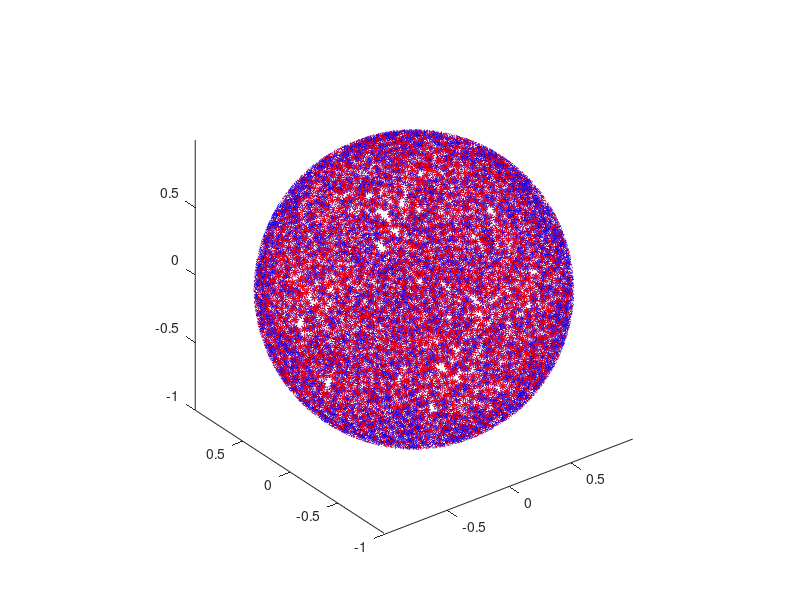

MATLAB code to generate this figure: (Note: this script raises an error after producing the figure.)
%+========================================================================+
%|                                                                        |
%|            This script uses the GYPSILAB toolbox for Matlab            |
%|                                                                        |
%| COPYRIGHT : Matthieu Aussal (c) 2015-2017.                             |
%| PROPERTY  : Centre de Mathematiques Appliquees, Ecole polytechnique,   |
%| route de Saclay, 91128 Palaiseau, France. All rights reserved.         |
%| LICENCE   : This program is free software, distributed in the hope that|
%| it will be useful, but WITHOUT ANY WARRANTY. Natively, you can use,    |
%| redistribute and/or modify it under the terms of the GNU General Public|
%| License, as published by the Free Software Foundation (version 3 or    |
%| later,  http://www.gnu.org/licenses). For private use, dual licencing  |
%| is available, please contact us to activate a "pay for remove" option. |
%| CONTACT   : matthieu.aussal@polytechnique.edu                          |
%| WEBSITE   : www.cmap.polytechnique.fr/~aussal/gypsilab                 |
%|                                                                        |
%| Please acknowledge the gypsilab toolbox in programs or publications in |
%| which you use it.                                                      |
%|________________________________________________________________________|
%|   '&`   |                                                              |
%|    #    |   FILE       : nrtHmxBuilder.m                               |
%|    #    |   VERSION    : 0.30                                          |
%|   _#_   |   AUTHOR(S)  : Matthieu Aussal                               |
%|  ( # )  |   CREATION   : 14.03.2017                                    |
%|  / 0 \  |   LAST MODIF : 31.10.2017                                    |
%| ( === ) |   SYNOPSIS   : Build H-Matrix and compare to full product    |
%|  `---'  |                                                              |
%+========================================================================+

% Nettoyage
clear all
close all
clc

% Library path
addpath('../../openFem')
addpath('../../openHmx')

% Mise en route du calcul paralelle 
% matlabpool; 
% parpool

% Spheres unitaires
unit = @(u) u ./ sqrt(sum(u.^2,2)*ones(1,size(u,2)));


%%%%%%%%%%%%%%%%%%%%%%%%%%%%%%% DEFINITIONS %%%%%%%%%%%%%%%%%%%%%%%%%%%%%%%
% Type de donnees
type = 'double'

% Precision
tol = 1e-3

% Nombre d'onde et frequence (Hz)
k = 7
f = (k*340)/(2*pi);

% Nuage de point recepteurs X
Nx = 1e4
X  = -1 + 2*rand(Nx,3,type);
X  = unit(X);

% Nuage de point emmeteurs Y
% Ny = 2e3 
% Y  = -1 + 2*rand(Ny,3);
% Y  = -5 + Y;
Ny = Nx
Y  = X;

% Potentiel en Y
V = -(1+1i) + 2*(rand(Ny,1,type) + 1i*rand(Ny,1,type));

% Green kernel function --> G(x,y) = exp(ik|x-y|)/|x-y| 
Gxy = @(X,Y) femGreenKernel(X,Y,'[exp(ikr)/r]',k);

% Representation graphique
figure
plot3(X(:,1),X(:,2),X(:,3),'*b',Y(:,1),Y(:,2),Y(:,3),'*r')
axis equal 



%%%%%%%%%%%%%%%%%%%%%%%%%%%%%% CALCUL DIRECT %%%%%%%%%%%%%%%%%%%%%%%%%%%%%%
disp('~~~~~~~~~~~~~ FULL PRODUCT ~~~~~~~~~~~~~')
tic

% Recepteurs au hasard
Nt   = 100;
ind  = 1:ceil(Nx/Nt):Nx;
Xloc = X(ind,:);

% Produit Matrice-Vecteur sur tous les emeteurs
ref = zeros(length(ind),1,type);
for i = 1:length(ind)
    ref(i) = Gxy(Xloc(i,:),Y).' * V;
end
toc
disp(' ')


%%%%%%%%%%%%%%%%%%%%%%%%%%%%% CALCUL RAPIDE %%%%%%%%%%%%%%%%%%%%%%%%%%%%%%%
disp('~~~~~~~~~~~~~ FAST PRODUCT ~~~~~~~~~~~~~')

% Hierarchical Matrix
tic
Mh = hmx(X,Y,Gxy,tol);
toc

% Graphical representation
figure
spy(Mh)

% Matrix vector product
tic
sol = Mh * V;
toc

% Erreur
norm(ref-sol(ind))/norm(ref)
disp(' ')

% Parallel matrix vector product
tic
prod = mvfun(Mh);
toc
tic
sol = prod(V);
toc

% Erreur
norm(ref-sol(ind))/norm(ref)
disp(' ')



disp('~~> Michto gypsilab !')
